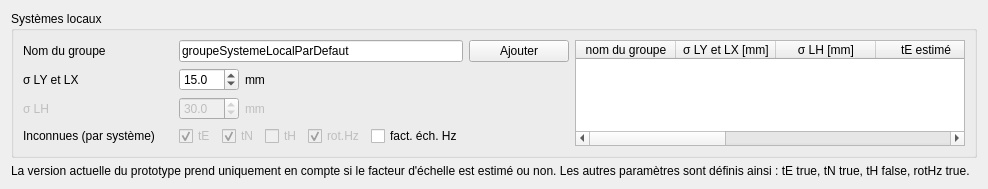
          <widget class="QWidget" name="toolBox_2Page3">
           <property name="geometry">
            <rect>
             <x>0</x>
             <y>0</y>
             <width>898</width>
             <height>184</height>
            </rect>
           </property>
           <attribute name="label">
            <string>Systèmes locaux</string>
           </attribute>
           <layout class="QVBoxLayout" name="verticalLayout_2">
            <item>
             <widget class="QGroupBox" name="groupBox_6">
              <property name="title">
               <string>Systèmes locaux</string>
              </property>
              <layout class="QHBoxLayout" name="horizontalLayout_4">
               <item>
                <layout class="QGridLayout" name="gridLayout_21" columnminimumwidth="150,60,0,0">
                 <item row="0" column="3">
                  <widget class="QPushButton" name="addGroupeSystemeLocal">
                   <property name="styleSheet">
                    <string notr="true">font: 8pt &quot;MS Shell Dlg 2&quot;;</string>
                   </property>
                   <property name="text">
                    <string>Ajouter</string>
                   </property>
                  </widget>
                 </item>
                 <item row="0" column="1" colspan="2">
                  <widget class="QLineEdit" name="nomGroupeSystemeLocal">
                   <property name="text">
                    <string>groupeSystemeLocalParDefaut</string>
                   </property>
                  </widget>
                 </item>
                 <item row="1" column="1">
                  <widget class="QDoubleSpinBox" name="systemeLocalSigmaLYLX">
                   <property name="decimals">
                    <number>1</number>
                   </property>
                   <property name="maximum">
                    <double>100.000000000000000</double>
                   </property>
                   <property name="singleStep">
                    <double>1.000000000000000</double>
                   </property>
                   <property name="value">
                    <double>15.000000000000000</double>
                   </property>
                  </widget>
                 </item>
                 <item row="1" column="2">
                  <widget class="QLabel" name="label_32">
                   <property name="text">
                    <string>mm</string>
                   </property>
                  </widget>
                 </item>
                 <item row="0" column="0">
                  <widget class="QLabel" name="label_30">
                   <property name="text">
                    <string>Nom du groupe</string>
                   </property>
                  </widget>
                 </item>
                 <item row="2" column="1">
                  <widget class="QDoubleSpinBox" name="systemeLocalSigmaLH">
                   <property name="enabled">
                    <bool>false</bool>
                   </property>
                   <property name="decimals">
                    <number>1</number>
                   </property>
                   <property name="maximum">
                    <double>100.000000000000000</double>
                   </property>
                   <property name="singleStep">
                    <double>1.000000000000000</double>
                   </property>
                   <property name="value">
                    <double>30.000000000000000</double>
                   </property>
                  </widget>
                 </item>
                 <item row="1" column="0">
                  <widget class="QLabel" name="label_31">
                   <property name="text">
                    <string>σ LY et LX</string>
                   </property>
                  </widget>
                 </item>
                 <item row="2" column="2">
                  <widget class="QLabel" name="label_35">
                   <property name="enabled">
                    <bool>false</bool>
                   </property>
                   <property name="text">
                    <string>mm</string>
                   </property>
                  </widget>
                 </item>
                 <item row="2" column="0">
                  <widget class="QLabel" name="label_34">
                   <property name="enabled">
                    <bool>false</bool>
                   </property>
                   <property name="text">
                    <string>σ LH</string>
                   </property>
                  </widget>
                 </item>
                 <item row="4" column="0">
                  <widget class="QLabel" name="label_33">
                   <property name="text">
                    <string>Inconnues (par système)</string>
                   </property>
                  </widget>
                 </item>
                 <item row="4" column="1" colspan="2">
                  <layout class="QHBoxLayout" name="horizontalLayout_2">
                   <item>
                    <widget class="QCheckBox" name="systemeLocal_tE">
                     <property name="enabled">
                      <bool>false</bool>
                     </property>
                     <property name="text">
                      <string>tE</string>
                     </property>
                     <property name="checked">
                      <bool>true</bool>
                     </property>
                    </widget>
                   </item>
                   <item>
                    <widget class="QCheckBox" name="systemeLocal_tN">
                     <property name="enabled">
                      <bool>false</bool>
                     </property>
                     <property name="text">
                      <string>tN</string>
                     </property>
                     <property name="checked">
                      <bool>true</bool>
                     </property>
                    </widget>
                   </item>
                   <item>
                    <widget class="QCheckBox" name="systemeLocal_tH">
                     <property name="enabled">
                      <bool>false</bool>
                     </property>
                     <property name="text">
                      <string>tH</string>
                     </property>
                    </widget>
                   </item>
                   <item>
                    <widget class="QCheckBox" name="systemeLocal_rotHz">
                     <property name="enabled">
                      <bool>false</bool>
                     </property>
                     <property name="tabletTracking">
                      <bool>false</bool>
                     </property>
                     <property name="text">
                      <string>rot.Hz</string>
                     </property>
                     <property name="checked">
                      <bool>true</bool>
                     </property>
                    </widget>
                   </item>
                   <item>
                    <widget class="QCheckBox" name="systemeLocal_factEchHz">
                     <property name="enabled">
                      <bool>true</bool>
                     </property>
                     <property name="text">
                      <string>fact. éch. Hz</string>
                     </property>
                    </widget>
                   </item>
                  </layout>
                 </item>
                 <item row="1" column="3">
                  <spacer name="horizontalSpacer_7">
                   <property name="orientation">
                    <enum>Qt::Horizontal</enum>
                   </property>
                   <property name="sizeType">
                    <enum>QSizePolicy::Maximum</enum>
                   </property>
                   <property name="sizeHint" stdset="0">
                    <size>
                     <width>100</width>
                     <height>20</height>
                    </size>
                   </property>
                  </spacer>
                 </item>
                 <item row="5" column="0">
                  <spacer name="verticalSpacer_7">
                   <property name="orientation">
                    <enum>Qt::Vertical</enum>
                   </property>
                   <property name="sizeHint" stdset="0">
                    <size>
                     <width>20</width>
                     <height>40</height>
                    </size>
                   </property>
                  </spacer>
                 </item>
                </layout>
               </item>
               <item>
                <widget class="QTableWidget" name="tableWidgetGrSysLoc">
                 <property name="styleSheet">
                  <string notr="true">font: 8pt &quot;MS Shell Dlg 2&quot;;</string>
                 </property>
                 <property name="editTriggers">
                  <set>QAbstractItemView::AnyKeyPressed|QAbstractItemView::DoubleClicked|QAbstractItemView::EditKeyPressed|QAbstractItemView::SelectedClicked</set>
                 </property>
                 <attribute name="verticalHeaderVisible">
                  <bool>false</bool>
                 </attribute>
                 <column>
                  <property name="text">
                   <string>nom du groupe</string>
                  </property>
                 </column>
                 <column>
                  <property name="text">
                   <string>σ LY et LX [mm]</string>
                  </property>
                 </column>
                 <column>
                  <property name="text">
                   <string>σ LH [mm]</string>
                  </property>
                 </column>
                 <column>
                  <property name="text">
                   <string>tE estimé</string>
                  </property>
                 </column>
                 <column>
                  <property name="text">
                   <string>tN estimé</string>
                  </property>
                 </column>
                 <column>
                  <property name="text">
                   <string>tH estimé</string>
                  </property>
                 </column>
                 <column>
                  <property name="text">
                   <string>rot. estimé</string>
                  </property>
                 </column>
                 <column>
                  <property name="text">
                   <string>fact. ech. estimé</string>
                  </property>
                 </column>
                </widget>
               </item>
              </layout>
             </widget>
            </item>
            <item>
             <widget class="QLabel" name="label_41">
              <property name="styleSheet">
               <string notr="true">font: 8pt &quot;MS Shell Dlg 2&quot;;</string>
              </property>
              <property name="text">
               <string>La version actuelle du prototype prend uniquement en compte si le facteur d'échelle est estimé ou non. Les autres paramètres sont définis ainsi : tE true, tN true, tH false, rotHz true.  </string>
              </property>
             </widget>
            </item>
            <item>
             <spacer name="verticalSpacer_3">
              <property name="orientation">
               <enum>Qt::Vertical</enum>
              </property>
              <property name="sizeType">
               <enum>QSizePolicy::Expanding</enum>
              </property>
              <property name="sizeHint" stdset="0">
               <size>
                <width>20</width>
                <height>314</height>
               </size>
              </property>
             </spacer>
            </item>
           </layout>
          </widget>
